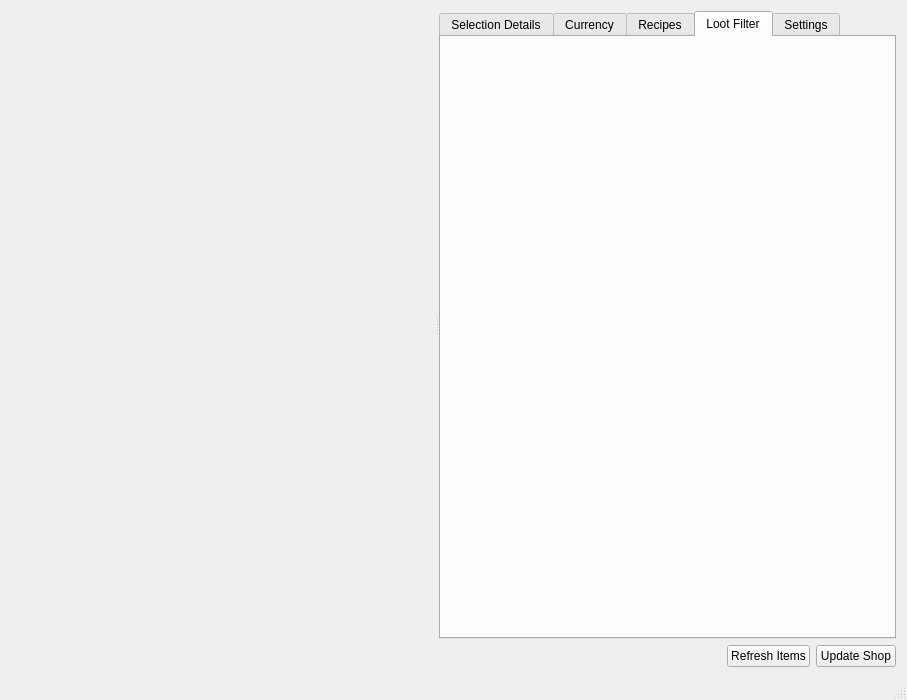
<?xml version="1.0" encoding="UTF-8"?>
<ui version="4.0">
 <class>MainWindow</class>
 <widget class="QMainWindow" name="MainWindow">
  <property name="geometry">
   <rect>
    <x>0</x>
    <y>0</y>
    <width>907</width>
    <height>700</height>
   </rect>
  </property>
  <property name="windowTitle">
   <string>Acquisition Plus</string>
  </property>
  <widget class="QWidget" name="centralWidget">
   <layout class="QVBoxLayout" name="verticalLayout_3">
    <item>
     <widget class="QSplitter" name="splitter_2">
      <property name="orientation">
       <enum>Qt::Horizontal</enum>
      </property>
      <widget class="QStackedWidget" name="mainWidget">
       <property name="currentIndex">
        <number>1</number>
       </property>
       <widget class="QWidget" name="listPane">
        <layout class="QVBoxLayout" name="mainLayout">
         <property name="leftMargin">
          <number>0</number>
         </property>
         <property name="topMargin">
          <number>0</number>
         </property>
         <property name="rightMargin">
          <number>0</number>
         </property>
         <property name="bottomMargin">
          <number>0</number>
         </property>
         <item>
          <layout class="QHBoxLayout" name="searchBoxLayout">
           <item>
            <widget class="QLineEdit" name="searchBox">
             <property name="placeholderText">
              <string>Search...</string>
             </property>
             <property name="clearButtonEnabled">
              <bool>true</bool>
             </property>
            </widget>
           </item>
           <item>
            <widget class="QPushButton" name="advancedSearchButton">
             <property name="text">
              <string>Advanced Search</string>
             </property>
             <property name="checkable">
              <bool>true</bool>
             </property>
             <property name="checked">
              <bool>false</bool>
             </property>
             <property name="flat">
              <bool>false</bool>
             </property>
            </widget>
           </item>
          </layout>
         </item>
         <item>
          <widget class="QSplitter" name="splitter">
           <property name="orientation">
            <enum>Qt::Vertical</enum>
           </property>
           <widget class="QWidget" name="searchAreaWidget" native="true">
            <layout class="QVBoxLayout" name="verticalLayout_5">
             <property name="spacing">
              <number>0</number>
             </property>
             <property name="leftMargin">
              <number>0</number>
             </property>
             <property name="topMargin">
              <number>0</number>
             </property>
             <property name="rightMargin">
              <number>0</number>
             </property>
             <property name="bottomMargin">
              <number>0</number>
             </property>
             <item>
              <widget class="QScrollArea" name="scrollArea">
               <property name="frameShape">
                <enum>QFrame::NoFrame</enum>
               </property>
               <property name="horizontalScrollBarPolicy">
                <enum>Qt::ScrollBarAlwaysOff</enum>
               </property>
               <property name="widgetResizable">
                <bool>true</bool>
               </property>
               <widget class="QWidget" name="scrollAreaWidgetContents_3">
                <property name="geometry">
                 <rect>
                  <x>0</x>
                  <y>0</y>
                  <width>98</width>
                  <height>36</height>
                 </rect>
                </property>
                <layout class="QHBoxLayout" name="horizontalLayout_5">
                 <item>
                  <widget class="QWidget" name="searchOptionsWidget" native="true">
                   <property name="sizePolicy">
                    <sizepolicy hsizetype="Expanding" vsizetype="Preferred">
                     <horstretch>0</horstretch>
                     <verstretch>0</verstretch>
                    </sizepolicy>
                   </property>
                   <layout class="QVBoxLayout" name="_2"/>
                  </widget>
                 </item>
                 <item>
                  <widget class="QWidget" name="searchModsWidget" native="true">
                   <property name="sizePolicy">
                    <sizepolicy hsizetype="Expanding" vsizetype="Preferred">
                     <horstretch>0</horstretch>
                     <verstretch>0</verstretch>
                    </sizepolicy>
                   </property>
                   <layout class="QVBoxLayout" name="verticalLayout_6"/>
                  </widget>
                 </item>
                </layout>
               </widget>
              </widget>
             </item>
            </layout>
           </widget>
           <widget class="QWidget" name="verticalLayoutWidget">
            <layout class="QVBoxLayout" name="mainViewLayout">
             <item>
              <widget class="QTreeView" name="treeView">
               <property name="frameShape">
                <enum>QFrame::StyledPanel</enum>
               </property>
               <property name="editTriggers">
                <set>QAbstractItemView::NoEditTriggers</set>
               </property>
               <property name="tabKeyNavigation">
                <bool>true</bool>
               </property>
               <property name="alternatingRowColors">
                <bool>false</bool>
               </property>
               <property name="selectionMode">
                <enum>QAbstractItemView::SingleSelection</enum>
               </property>
               <property name="uniformRowHeights">
                <bool>true</bool>
               </property>
               <property name="sortingEnabled">
                <bool>true</bool>
               </property>
               <attribute name="headerHighlightSections">
                <bool>false</bool>
               </attribute>
               <attribute name="headerShowSortIndicator" stdset="0">
                <bool>true</bool>
               </attribute>
              </widget>
             </item>
            </layout>
           </widget>
          </widget>
         </item>
        </layout>
       </widget>
       <widget class="StashPane" name="stashPane"/>
      </widget>
      <widget class="QTabWidget" name="tabWidget">
       <property name="sizePolicy">
        <sizepolicy hsizetype="Minimum" vsizetype="Expanding">
         <horstretch>0</horstretch>
         <verstretch>0</verstretch>
        </sizepolicy>
       </property>
       <property name="maximumSize">
        <size>
         <width>16777215</width>
         <height>16777215</height>
        </size>
       </property>
       <property name="tabPosition">
        <enum>QTabWidget::North</enum>
       </property>
       <property name="tabShape">
        <enum>QTabWidget::Rounded</enum>
       </property>
       <property name="currentIndex">
        <number>3</number>
       </property>
       <property name="documentMode">
        <bool>false</bool>
       </property>
       <property name="tabsClosable">
        <bool>false</bool>
       </property>
       <property name="movable">
        <bool>false</bool>
       </property>
       <property name="tabBarAutoHide">
        <bool>false</bool>
       </property>
       <widget class="QWidget" name="selectionTab">
        <attribute name="title">
         <string>Selection Details</string>
        </attribute>
        <layout class="QVBoxLayout" name="verticalLayout_12">
         <property name="spacing">
          <number>6</number>
         </property>
         <property name="leftMargin">
          <number>9</number>
         </property>
         <property name="topMargin">
          <number>9</number>
         </property>
         <property name="rightMargin">
          <number>9</number>
         </property>
         <property name="bottomMargin">
          <number>9</number>
         </property>
         <item>
          <widget class="QSplitter" name="splitter_3">
           <property name="sizePolicy">
            <sizepolicy hsizetype="Preferred" vsizetype="Expanding">
             <horstretch>0</horstretch>
             <verstretch>1</verstretch>
            </sizepolicy>
           </property>
           <property name="orientation">
            <enum>Qt::Vertical</enum>
           </property>
           <widget class="QWidget" name="verticalLayoutWidget_4">
            <layout class="QVBoxLayout" name="verticalLayout">
             <item>
              <widget class="QWidget" name="headerWidget" native="true">
               <property name="sizePolicy">
                <sizepolicy hsizetype="Preferred" vsizetype="Preferred">
                 <horstretch>0</horstretch>
                 <verstretch>0</verstretch>
                </sizepolicy>
               </property>
               <property name="minimumSize">
                <size>
                 <width>0</width>
                 <height>0</height>
                </size>
               </property>
               <property name="maximumSize">
                <size>
                 <width>16777215</width>
                 <height>16777215</height>
                </size>
               </property>
               <property name="styleSheet">
                <string notr="true">#headerWidget {
  background-color: rgb(12, 12, 43);
}</string>
               </property>
               <layout class="QVBoxLayout" name="verticalLayout_4">
                <property name="spacing">
                 <number>0</number>
                </property>
                <property name="leftMargin">
                 <number>0</number>
                </property>
                <property name="topMargin">
                 <number>0</number>
                </property>
                <property name="rightMargin">
                 <number>0</number>
                </property>
                <property name="bottomMargin">
                 <number>0</number>
                </property>
                <item>
                 <widget class="QWidget" name="horizontalWidget" native="true">
                  <property name="sizePolicy">
                   <sizepolicy hsizetype="Expanding" vsizetype="Fixed">
                    <horstretch>0</horstretch>
                    <verstretch>0</verstretch>
                   </sizepolicy>
                  </property>
                  <property name="minimumSize">
                   <size>
                    <width>0</width>
                    <height>54</height>
                   </size>
                  </property>
                  <layout class="QHBoxLayout" name="horizontalLayout_2">
                   <property name="spacing">
                    <number>0</number>
                   </property>
                   <property name="leftMargin">
                    <number>0</number>
                   </property>
                   <property name="topMargin">
                    <number>0</number>
                   </property>
                   <property name="rightMargin">
                    <number>0</number>
                   </property>
                   <property name="bottomMargin">
                    <number>0</number>
                   </property>
                   <item>
                    <widget class="QLabel" name="leftHeaderLabel">
                     <property name="sizePolicy">
                      <sizepolicy hsizetype="Preferred" vsizetype="Expanding">
                       <horstretch>0</horstretch>
                       <verstretch>0</verstretch>
                      </sizepolicy>
                     </property>
                     <property name="minimumSize">
                      <size>
                       <width>29</width>
                       <height>0</height>
                      </size>
                     </property>
                     <property name="maximumSize">
                      <size>
                       <width>16777215</width>
                       <height>16777215</height>
                      </size>
                     </property>
                     <property name="styleSheet">
                      <string notr="true">border-image: url(:/headers/ItemHeaderUniqueLeft.png);</string>
                     </property>
                     <property name="text">
                      <string/>
                     </property>
                     <property name="scaledContents">
                      <bool>false</bool>
                     </property>
                    </widget>
                   </item>
                   <item>
                    <widget class="QWidget" name="headerNameWidget" native="true">
                     <property name="sizePolicy">
                      <sizepolicy hsizetype="Expanding" vsizetype="Expanding">
                       <horstretch>0</horstretch>
                       <verstretch>0</verstretch>
                      </sizepolicy>
                     </property>
                     <property name="minimumSize">
                      <size>
                       <width>0</width>
                       <height>0</height>
                      </size>
                     </property>
                     <property name="maximumSize">
                      <size>
                       <width>16777215</width>
                       <height>16777215</height>
                      </size>
                     </property>
                     <property name="styleSheet">
                      <string notr="true">#headerNameWidget {
  border-image: url(:/headers/ItemHeaderUniqueMiddle.png);
}</string>
                     </property>
                     <layout class="QVBoxLayout" name="verticalLayout_2">
                      <property name="spacing">
                       <number>0</number>
                      </property>
                      <property name="leftMargin">
                       <number>0</number>
                      </property>
                      <property name="topMargin">
                       <number>0</number>
                      </property>
                      <property name="rightMargin">
                       <number>0</number>
                      </property>
                      <property name="bottomMargin">
                       <number>0</number>
                      </property>
                      <item>
                       <widget class="QLabel" name="nameLabel">
                        <property name="sizePolicy">
                         <sizepolicy hsizetype="Expanding" vsizetype="Preferred">
                          <horstretch>0</horstretch>
                          <verstretch>0</verstretch>
                         </sizepolicy>
                        </property>
                        <property name="minimumSize">
                         <size>
                          <width>0</width>
                          <height>0</height>
                         </size>
                        </property>
                        <property name="maximumSize">
                         <size>
                          <width>16777215</width>
                          <height>16777215</height>
                         </size>
                        </property>
                        <property name="font">
                         <font>
                          <family>Euphemia</family>
                          <pointsize>12</pointsize>
                         </font>
                        </property>
                        <property name="styleSheet">
                         <string notr="true">color: orange;</string>
                        </property>
                        <property name="lineWidth">
                         <number>0</number>
                        </property>
                        <property name="text">
                         <string>Select an Item or a Tab</string>
                        </property>
                        <property name="scaledContents">
                         <bool>true</bool>
                        </property>
                        <property name="alignment">
                         <set>Qt::AlignBottom|Qt::AlignHCenter</set>
                        </property>
                        <property name="margin">
                         <number>0</number>
                        </property>
                        <property name="textInteractionFlags">
                         <set>Qt::LinksAccessibleByMouse|Qt::TextSelectableByMouse</set>
                        </property>
                       </widget>
                      </item>
                      <item>
                       <widget class="QLabel" name="typeLineLabel">
                        <property name="sizePolicy">
                         <sizepolicy hsizetype="Expanding" vsizetype="Preferred">
                          <horstretch>0</horstretch>
                          <verstretch>0</verstretch>
                         </sizepolicy>
                        </property>
                        <property name="minimumSize">
                         <size>
                          <width>0</width>
                          <height>0</height>
                         </size>
                        </property>
                        <property name="maximumSize">
                         <size>
                          <width>16777215</width>
                          <height>16777215</height>
                         </size>
                        </property>
                        <property name="font">
                         <font>
                          <family>Euphemia</family>
                          <pointsize>12</pointsize>
                         </font>
                        </property>
                        <property name="styleSheet">
                         <string notr="true">color: orange;</string>
                        </property>
                        <property name="lineWidth">
                         <number>0</number>
                        </property>
                        <property name="text">
                         <string>on the left to begin</string>
                        </property>
                        <property name="scaledContents">
                         <bool>true</bool>
                        </property>
                        <property name="alignment">
                         <set>Qt::AlignHCenter|Qt::AlignTop</set>
                        </property>
                        <property name="margin">
                         <number>0</number>
                        </property>
                        <property name="textInteractionFlags">
                         <set>Qt::LinksAccessibleByMouse|Qt::TextSelectableByMouse</set>
                        </property>
                       </widget>
                      </item>
                     </layout>
                    </widget>
                   </item>
                   <item>
                    <widget class="QLabel" name="rightHeaderLabel">
                     <property name="sizePolicy">
                      <sizepolicy hsizetype="Preferred" vsizetype="Expanding">
                       <horstretch>0</horstretch>
                       <verstretch>0</verstretch>
                      </sizepolicy>
                     </property>
                     <property name="minimumSize">
                      <size>
                       <width>29</width>
                       <height>0</height>
                      </size>
                     </property>
                     <property name="maximumSize">
                      <size>
                       <width>16777215</width>
                       <height>16777215</height>
                      </size>
                     </property>
                     <property name="styleSheet">
                      <string notr="true">border-image: url(:/headers/ItemHeaderUniqueRight.png);</string>
                     </property>
                     <property name="text">
                      <string/>
                     </property>
                     <property name="scaledContents">
                      <bool>false</bool>
                     </property>
                    </widget>
                   </item>
                  </layout>
                 </widget>
                </item>
                <item>
                 <widget class="QWidget" name="imageWidget" native="true">
                  <layout class="QHBoxLayout" name="horizontalLayout_3">
                   <property name="spacing">
                    <number>6</number>
                   </property>
                   <property name="leftMargin">
                    <number>9</number>
                   </property>
                   <property name="topMargin">
                    <number>9</number>
                   </property>
                   <property name="rightMargin">
                    <number>9</number>
                   </property>
                   <property name="bottomMargin">
                    <number>9</number>
                   </property>
                   <item>
                    <spacer name="horizontalSpacer">
                     <property name="orientation">
                      <enum>Qt::Horizontal</enum>
                     </property>
                     <property name="sizeHint" stdset="0">
                      <size>
                       <width>40</width>
                       <height>0</height>
                      </size>
                     </property>
                    </spacer>
                   </item>
                   <item>
                    <widget class="QLabel" name="imageLabel">
                     <property name="sizePolicy">
                      <sizepolicy hsizetype="Preferred" vsizetype="Preferred">
                       <horstretch>0</horstretch>
                       <verstretch>0</verstretch>
                      </sizepolicy>
                     </property>
                     <property name="alignment">
                      <set>Qt::AlignCenter</set>
                     </property>
                    </widget>
                   </item>
                   <item>
                    <spacer name="horizontalSpacer_2">
                     <property name="orientation">
                      <enum>Qt::Horizontal</enum>
                     </property>
                     <property name="sizeHint" stdset="0">
                      <size>
                       <width>40</width>
                       <height>0</height>
                      </size>
                     </property>
                    </spacer>
                   </item>
                  </layout>
                 </widget>
                </item>
               </layout>
              </widget>
             </item>
             <item>
              <widget class="QTextEdit" name="propertiesLabel">
               <property name="sizePolicy">
                <sizepolicy hsizetype="Expanding" vsizetype="Expanding">
                 <horstretch>0</horstretch>
                 <verstretch>1</verstretch>
                </sizepolicy>
               </property>
               <property name="autoFillBackground">
                <bool>false</bool>
               </property>
               <property name="styleSheet">
                <string notr="true">background-color: transparent;</string>
               </property>
               <property name="frameShape">
                <enum>QFrame::NoFrame</enum>
               </property>
               <property name="lineWidth">
                <number>0</number>
               </property>
               <property name="undoRedoEnabled">
                <bool>false</bool>
               </property>
               <property name="readOnly">
                <bool>true</bool>
               </property>
              </widget>
             </item>
            </layout>
           </widget>
           <widget class="QWidget" name="notesPanel" native="true">
            <property name="sizePolicy">
             <sizepolicy hsizetype="MinimumExpanding" vsizetype="Preferred">
              <horstretch>0</horstretch>
              <verstretch>0</verstretch>
             </sizepolicy>
            </property>
            <property name="maximumSize">
             <size>
              <width>16777215</width>
              <height>16777215</height>
             </size>
            </property>
            <layout class="QHBoxLayout" name="horizontalLayout_4">
             <property name="spacing">
              <number>6</number>
             </property>
             <property name="leftMargin">
              <number>0</number>
             </property>
             <property name="topMargin">
              <number>0</number>
             </property>
             <property name="rightMargin">
              <number>0</number>
             </property>
             <property name="bottomMargin">
              <number>0</number>
             </property>
             <item>
              <spacer name="horizontalSpacer_3">
               <property name="orientation">
                <enum>Qt::Horizontal</enum>
               </property>
               <property name="sizeHint" stdset="0">
                <size>
                 <width>40</width>
                 <height>20</height>
                </size>
               </property>
              </spacer>
             </item>
             <item>
              <layout class="QVBoxLayout" name="verticalLayout_7">
               <item>
                <widget class="QLabel" name="locationLabel">
                 <property name="text">
                  <string>Location: </string>
                 </property>
                </widget>
               </item>
               <item>
                <widget class="QLabel" name="minimapLabel">
                 <property name="minimumSize">
                  <size>
                   <width>120</width>
                   <height>120</height>
                  </size>
                 </property>
                 <property name="maximumSize">
                  <size>
                   <width>120</width>
                   <height>120</height>
                  </size>
                 </property>
                 <property name="alignment">
                  <set>Qt::AlignRight|Qt::AlignTrailing|Qt::AlignVCenter</set>
                 </property>
                </widget>
               </item>
              </layout>
             </item>
            </layout>
           </widget>
          </widget>
         </item>
         <item>
          <layout class="QHBoxLayout" name="horizontalLayout">
           <property name="spacing">
            <number>6</number>
           </property>
           <item>
            <widget class="QComboBox" name="buyoutTypeComboBox"/>
           </item>
           <item>
            <widget class="QLineEdit" name="buyoutValueLineEdit"/>
           </item>
           <item>
            <widget class="QComboBox" name="buyoutCurrencyComboBox"/>
           </item>
          </layout>
         </item>
        </layout>
       </widget>
       <widget class="CurrencyPane" name="currencyPane">
        <property name="enabled">
         <bool>true</bool>
        </property>
        <attribute name="title">
         <string>Currency</string>
        </attribute>
       </widget>
       <widget class="RecipePane" name="recipePane">
        <attribute name="title">
         <string>Recipes</string>
        </attribute>
       </widget>
       <widget class="LootFilterPane" name="filterPane">
        <attribute name="title">
         <string>Loot Filter</string>
        </attribute>
       </widget>
       <widget class="SettingsPane" name="settingsPane">
        <attribute name="title">
         <string>Settings</string>
        </attribute>
       </widget>
      </widget>
     </widget>
    </item>
    <item>
     <layout class="QHBoxLayout" name="horizontalLayout_6">
      <property name="sizeConstraint">
       <enum>QLayout::SetMinimumSize</enum>
      </property>
      <item>
       <spacer name="horizontalSpacer_4">
        <property name="orientation">
         <enum>Qt::Horizontal</enum>
        </property>
        <property name="sizeHint" stdset="0">
         <size>
          <width>40</width>
          <height>0</height>
         </size>
        </property>
       </spacer>
      </item>
      <item>
       <widget class="QPushButton" name="refreshItemsButton">
        <property name="text">
         <string>Refresh Items</string>
        </property>
        <property name="default">
         <bool>false</bool>
        </property>
        <property name="flat">
         <bool>false</bool>
        </property>
       </widget>
      </item>
      <item>
       <widget class="QPushButton" name="updateShopButton">
        <property name="text">
         <string>Update Shop</string>
        </property>
       </widget>
      </item>
     </layout>
    </item>
   </layout>
  </widget>
  <widget class="QStatusBar" name="statusBar"/>
 </widget>
 <layoutdefault spacing="6" margin="11"/>
 <customwidgets>
  <customwidget>
   <class>SettingsPane</class>
   <extends>QWidget</extends>
   <header>forms/settingspane.h</header>
   <container>1</container>
  </customwidget>
  <customwidget>
   <class>CurrencyPane</class>
   <extends>QWidget</extends>
   <header>forms/currencypane.h</header>
   <container>1</container>
  </customwidget>
  <customwidget>
   <class>RecipePane</class>
   <extends>QWidget</extends>
   <header>forms/recipepane.h</header>
   <container>1</container>
  </customwidget>
  <customwidget>
   <class>StashPane</class>
   <extends>QWidget</extends>
   <header>forms/stashpane.h</header>
   <container>1</container>
  </customwidget>
  <customwidget>
   <class>LootFilterPane</class>
   <extends>QWidget</extends>
   <header>forms/lootfilterpane.h</header>
   <container>1</container>
  </customwidget>
 </customwidgets>
 <resources/>
 <connections/>
</ui>
